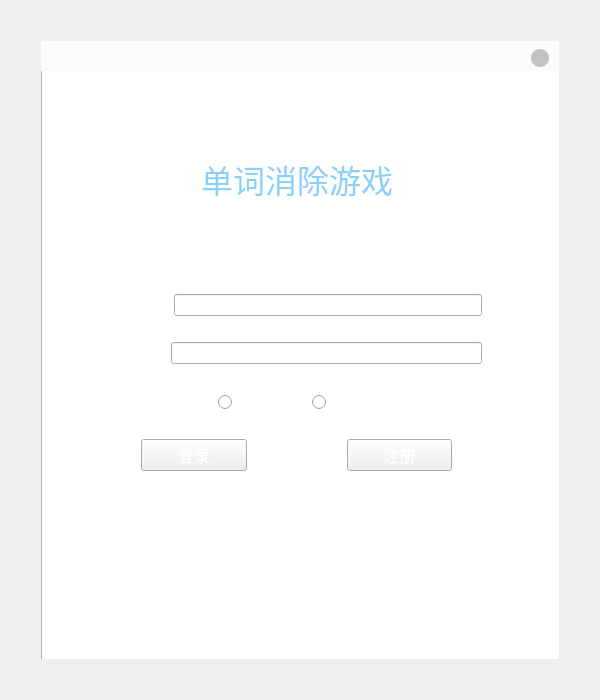
<?xml version="1.0" encoding="UTF-8"?>
<ui version="4.0">
 <class>loginWindow</class>
 <widget class="QWidget" name="loginWindow">
  <property name="geometry">
   <rect>
    <x>0</x>
    <y>0</y>
    <width>600</width>
    <height>700</height>
   </rect>
  </property>
  <property name="sizePolicy">
   <sizepolicy hsizetype="Fixed" vsizetype="Fixed">
    <horstretch>0</horstretch>
    <verstretch>0</verstretch>
   </sizepolicy>
  </property>
  <property name="windowTitle">
   <string>MainWindow</string>
  </property>
  <property name="styleSheet">
   <string notr="true"/>
  </property>
  <layout class="QGridLayout" name="gridLayout_2">
   <property name="sizeConstraint">
    <enum>QLayout::SetDefaultConstraint</enum>
   </property>
   <item row="0" column="0">
    <layout class="QGridLayout" name="gridLayout">
     <property name="sizeConstraint">
      <enum>QLayout::SetFixedSize</enum>
     </property>
     <property name="leftMargin">
      <number>0</number>
     </property>
     <property name="topMargin">
      <number>0</number>
     </property>
     <property name="rightMargin">
      <number>0</number>
     </property>
     <property name="bottomMargin">
      <number>0</number>
     </property>
     <item row="0" column="0">
      <layout class="QVBoxLayout" name="verticalLayout">
       <property name="sizeConstraint">
        <enum>QLayout::SetFixedSize</enum>
       </property>
       <property name="leftMargin">
        <number>30</number>
       </property>
       <property name="topMargin">
        <number>30</number>
       </property>
       <property name="rightMargin">
        <number>30</number>
       </property>
       <property name="bottomMargin">
        <number>30</number>
       </property>
       <item>
        <widget class="QWidget" name="mainWidget" native="true">
         <property name="sizePolicy">
          <sizepolicy hsizetype="Preferred" vsizetype="Preferred">
           <horstretch>0</horstretch>
           <verstretch>0</verstretch>
          </sizepolicy>
         </property>
         <property name="sizeIncrement">
          <size>
           <width>514</width>
           <height>614</height>
          </size>
         </property>
         <property name="baseSize">
          <size>
           <width>514</width>
           <height>614</height>
          </size>
         </property>
         <layout class="QVBoxLayout" name="verticalLayout_3">
          <property name="leftMargin">
           <number>0</number>
          </property>
          <property name="topMargin">
           <number>0</number>
          </property>
          <property name="rightMargin">
           <number>0</number>
          </property>
          <property name="bottomMargin">
           <number>0</number>
          </property>
          <item>
           <layout class="QVBoxLayout" name="mainLayout">
            <property name="spacing">
             <number>0</number>
            </property>
            <item>
             <widget class="QWidget" name="titleBar" native="true">
              <property name="sizePolicy">
               <sizepolicy hsizetype="Expanding" vsizetype="Expanding">
                <horstretch>0</horstretch>
                <verstretch>0</verstretch>
               </sizepolicy>
              </property>
              <property name="minimumSize">
               <size>
                <width>0</width>
                <height>30</height>
               </size>
              </property>
              <property name="maximumSize">
               <size>
                <width>16777215</width>
                <height>30</height>
               </size>
              </property>
              <property name="styleSheet">
               <string notr="true">#titleBar{

background-color: rgb(251, 251, 251);}</string>
              </property>
              <layout class="QVBoxLayout" name="verticalLayout_2">
               <property name="leftMargin">
                <number>0</number>
               </property>
               <property name="topMargin">
                <number>0</number>
               </property>
               <property name="rightMargin">
                <number>0</number>
               </property>
               <property name="bottomMargin">
                <number>0</number>
               </property>
               <item>
                <layout class="QHBoxLayout" name="horizontalLayout">
                 <property name="topMargin">
                  <number>5</number>
                 </property>
                 <property name="rightMargin">
                  <number>10</number>
                 </property>
                 <property name="bottomMargin">
                  <number>0</number>
                 </property>
                 <item>
                  <spacer name="horizontalSpacer">
                   <property name="orientation">
                    <enum>Qt::Horizontal</enum>
                   </property>
                   <property name="sizeHint" stdset="0">
                    <size>
                     <width>40</width>
                     <height>20</height>
                    </size>
                   </property>
                  </spacer>
                 </item>
                 <item>
                  <widget class="QPushButton" name="Button_close">
                   <property name="minimumSize">
                    <size>
                     <width>18</width>
                     <height>18</height>
                    </size>
                   </property>
                   <property name="maximumSize">
                    <size>
                     <width>18</width>
                     <height>18</height>
                    </size>
                   </property>
                   <property name="styleSheet">
                    <string notr="true">QPushButton{background-color:#c2c2c2;border-radius:9px}
QPushButton:hover {background-color:#cb4042;border-radius:9px;}
QPushButton:pressed {background-color:#ab3b3a;border-radius:9px;}</string>
                   </property>
                   <property name="text">
                    <string/>
                   </property>
                  </widget>
                 </item>
                </layout>
               </item>
              </layout>
             </widget>
            </item>
            <item>
             <widget class="QWidget" name="mainDisplayWidget" native="true">
              <property name="sizePolicy">
               <sizepolicy hsizetype="Expanding" vsizetype="Expanding">
                <horstretch>0</horstretch>
                <verstretch>0</verstretch>
               </sizepolicy>
              </property>
              <property name="styleSheet">
               <string notr="true"/>
              </property>
              <widget class="QGraphicsView" name="background">
               <property name="enabled">
                <bool>true</bool>
               </property>
               <property name="geometry">
                <rect>
                 <x>0</x>
                 <y>-60</y>
                 <width>521</width>
                 <height>651</height>
                </rect>
               </property>
               <property name="autoFillBackground">
                <bool>false</bool>
               </property>
               <property name="styleSheet">
                <string notr="true">border-image: url(:/icons/luminadeer.jpg);</string>
               </property>
              </widget>
              <widget class="QWidget" name="layoutWidget">
               <property name="geometry">
                <rect>
                 <x>0</x>
                 <y>40</y>
                 <width>511</width>
                 <height>381</height>
                </rect>
               </property>
               <layout class="QVBoxLayout" name="verticalLayout_4">
                <item>
                 <layout class="QHBoxLayout" name="horizontalLayout_2">
                  <item>
                   <spacer name="horizontalSpacer_2">
                    <property name="orientation">
                     <enum>Qt::Horizontal</enum>
                    </property>
                    <property name="sizeHint" stdset="0">
                     <size>
                      <width>40</width>
                      <height>20</height>
                     </size>
                    </property>
                   </spacer>
                  </item>
                  <item>
                   <widget class="QLabel" name="label_login">
                    <property name="sizePolicy">
                     <sizepolicy hsizetype="Fixed" vsizetype="Fixed">
                      <horstretch>0</horstretch>
                      <verstretch>0</verstretch>
                     </sizepolicy>
                    </property>
                    <property name="maximumSize">
                     <size>
                      <width>400</width>
                      <height>100</height>
                     </size>
                    </property>
                    <property name="font">
                     <font>
                      <family>字体传奇特战体-免费商用</family>
                      <pointsize>24</pointsize>
                      <bold>false</bold>
                     </font>
                    </property>
                    <property name="styleSheet">
                     <string notr="true">color: rgba(120, 200, 250, 220);</string>
                    </property>
                    <property name="text">
                     <string>单词消除游戏</string>
                    </property>
                    <property name="alignment">
                     <set>Qt::AlignCenter</set>
                    </property>
                    <property name="wordWrap">
                     <bool>false</bool>
                    </property>
                   </widget>
                  </item>
                  <item>
                   <spacer name="horizontalSpacer_3">
                    <property name="orientation">
                     <enum>Qt::Horizontal</enum>
                    </property>
                    <property name="sizeHint" stdset="0">
                     <size>
                      <width>40</width>
                      <height>20</height>
                     </size>
                    </property>
                   </spacer>
                  </item>
                 </layout>
                </item>
                <item>
                 <spacer name="verticalSpacer">
                  <property name="orientation">
                   <enum>Qt::Vertical</enum>
                  </property>
                  <property name="sizeType">
                   <enum>QSizePolicy::Fixed</enum>
                  </property>
                  <property name="sizeHint" stdset="0">
                   <size>
                    <width>20</width>
                    <height>40</height>
                   </size>
                  </property>
                 </spacer>
                </item>
                <item>
                 <layout class="QHBoxLayout" name="horizontalLayout_3">
                  <property name="spacing">
                   <number>10</number>
                  </property>
                  <property name="leftMargin">
                   <number>70</number>
                  </property>
                  <property name="rightMargin">
                   <number>70</number>
                  </property>
                  <item>
                   <widget class="QLabel" name="label_username">
                    <property name="font">
                     <font>
                      <family>Microsoft YaHei UI</family>
                      <pointsize>12</pointsize>
                     </font>
                    </property>
                    <property name="styleSheet">
                     <string notr="true">color: rgb(255, 255, 255);</string>
                    </property>
                    <property name="text">
                     <string>用户名:</string>
                    </property>
                   </widget>
                  </item>
                  <item>
                   <widget class="QtMaterialAutoComplete" name="lineEdit_username">
                    <property name="tabletTracking">
                     <bool>false</bool>
                    </property>
                    <property name="autoFillBackground">
                     <bool>false</bool>
                    </property>
                    <property name="styleSheet">
                     <string notr="true"/>
                    </property>
                    <property name="inputMask">
                     <string/>
                    </property>
                    <property name="text">
                     <string/>
                    </property>
                    <property name="maxLength">
                     <number>32767</number>
                    </property>
                    <property name="placeholderText">
                     <string/>
                    </property>
                    <property name="clearButtonEnabled">
                     <bool>false</bool>
                    </property>
                   </widget>
                  </item>
                 </layout>
                </item>
                <item>
                 <layout class="QHBoxLayout" name="horizontalLayout_4">
                  <property name="spacing">
                   <number>10</number>
                  </property>
                  <property name="leftMargin">
                   <number>70</number>
                  </property>
                  <property name="rightMargin">
                   <number>70</number>
                  </property>
                  <item>
                   <widget class="QLabel" name="label_password">
                    <property name="font">
                     <font>
                      <family>Microsoft YaHei UI</family>
                      <pointsize>12</pointsize>
                     </font>
                    </property>
                    <property name="styleSheet">
                     <string notr="true">color: rgb(255, 255, 255);</string>
                    </property>
                    <property name="text">
                     <string>  密码 :</string>
                    </property>
                   </widget>
                  </item>
                  <item>
                   <widget class="QtMaterialAutoComplete" name="lineEdit_password">
                    <property name="styleSheet">
                     <string notr="true"/>
                    </property>
                    <property name="echoMode">
                     <enum>QLineEdit::Password</enum>
                    </property>
                    <property name="clearButtonEnabled">
                     <bool>false</bool>
                    </property>
                   </widget>
                  </item>
                 </layout>
                </item>
                <item>
                 <layout class="QHBoxLayout" name="horizontalLayout_6">
                  <property name="spacing">
                   <number>30</number>
                  </property>
                  <item>
                   <spacer name="horizontalSpacer_4">
                    <property name="orientation">
                     <enum>Qt::Horizontal</enum>
                    </property>
                    <property name="sizeHint" stdset="0">
                     <size>
                      <width>40</width>
                      <height>20</height>
                     </size>
                    </property>
                   </spacer>
                  </item>
                  <item>
                   <widget class="QtMaterialRadioButton" name="radioButton_challenger">
                    <property name="font">
                     <font>
                      <family>Microsoft YaHei UI Light</family>
                      <pointsize>10</pointsize>
                     </font>
                    </property>
                    <property name="mouseTracking">
                     <bool>true</bool>
                    </property>
                    <property name="styleSheet">
                     <string notr="true">color: rgb(255, 255, 255);</string>
                    </property>
                    <property name="text">
                     <string>闯关者</string>
                    </property>
                   </widget>
                  </item>
                  <item>
                   <widget class="QtMaterialRadioButton" name="radioButton_questioner">
                    <property name="font">
                     <font>
                      <family>Microsoft YaHei UI Light</family>
                      <pointsize>10</pointsize>
                     </font>
                    </property>
                    <property name="mouseTracking">
                     <bool>true</bool>
                    </property>
                    <property name="styleSheet">
                     <string notr="true">color: rgb(255, 255, 255);</string>
                    </property>
                    <property name="text">
                     <string>出题者</string>
                    </property>
                   </widget>
                  </item>
                  <item>
                   <spacer name="horizontalSpacer_5">
                    <property name="orientation">
                     <enum>Qt::Horizontal</enum>
                    </property>
                    <property name="sizeHint" stdset="0">
                     <size>
                      <width>40</width>
                      <height>20</height>
                     </size>
                    </property>
                   </spacer>
                  </item>
                 </layout>
                </item>
                <item>
                 <layout class="QHBoxLayout" name="horizontalLayout_5">
                  <property name="spacing">
                   <number>100</number>
                  </property>
                  <property name="leftMargin">
                   <number>100</number>
                  </property>
                  <property name="rightMargin">
                   <number>100</number>
                  </property>
                  <item>
                   <widget class="QtMaterialFlatButton" name="pushButton_login">
                    <property name="font">
                     <font>
                      <family>Microsoft YaHei UI</family>
                      <pointsize>12</pointsize>
                     </font>
                    </property>
                    <property name="mouseTracking">
                     <bool>true</bool>
                    </property>
                    <property name="styleSheet">
                     <string notr="true">border-color: rgb(0, 0, 127);
color: rgb(255, 255, 255);</string>
                    </property>
                    <property name="text">
                     <string>登录</string>
                    </property>
                   </widget>
                  </item>
                  <item>
                   <widget class="QtMaterialFlatButton" name="pushButton_regist">
                    <property name="font">
                     <font>
                      <family>Microsoft YaHei UI</family>
                      <pointsize>12</pointsize>
                     </font>
                    </property>
                    <property name="mouseTracking">
                     <bool>true</bool>
                    </property>
                    <property name="styleSheet">
                     <string notr="true">border-color: rgb(0, 0, 127);
color: rgb(255, 255, 255);</string>
                    </property>
                    <property name="text">
                     <string>注册</string>
                    </property>
                   </widget>
                  </item>
                 </layout>
                </item>
               </layout>
              </widget>
             </widget>
            </item>
           </layout>
          </item>
         </layout>
        </widget>
       </item>
      </layout>
     </item>
    </layout>
   </item>
  </layout>
 </widget>
 <customwidgets>
  <customwidget>
   <class>QtMaterialAutoComplete</class>
   <extends>QLineEdit</extends>
   <header location="global">qtmaterialautocomplete.h</header>
  </customwidget>
  <customwidget>
   <class>QtMaterialFlatButton</class>
   <extends>QPushButton</extends>
   <header location="global">qtmaterialflatbutton.h</header>
  </customwidget>
  <customwidget>
   <class>QtMaterialRadioButton</class>
   <extends>QRadioButton</extends>
   <header location="global">qtmaterialradiobutton.h</header>
  </customwidget>
 </customwidgets>
 <resources/>
 <connections/>
</ui>
